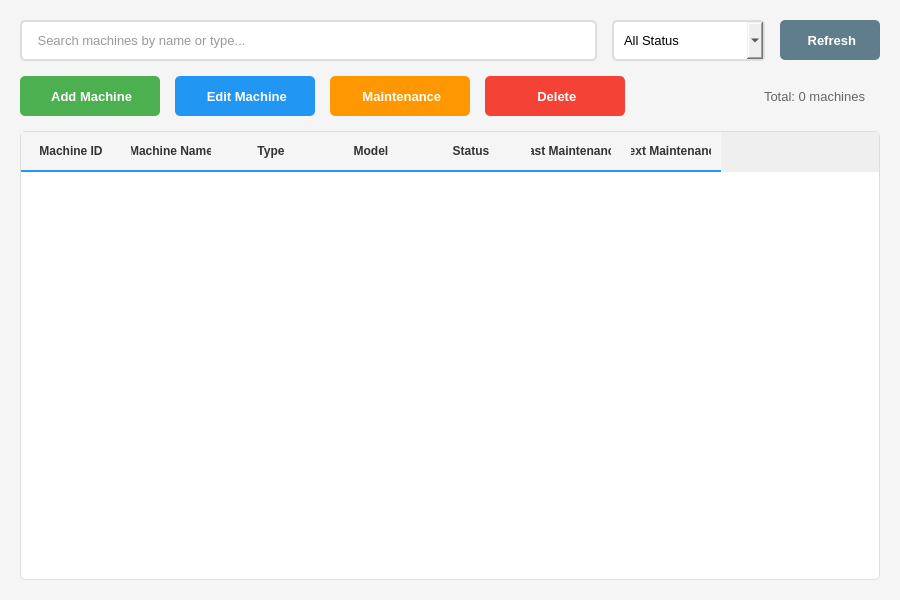
<?xml version="1.0" encoding="UTF-8"?>
<ui version="4.0">
 <class>MachinesWidget</class>
 <widget class="QWidget" name="MachinesWidget">
  <property name="geometry">
   <rect>
    <x>0</x>
    <y>0</y>
    <width>900</width>
    <height>600</height>
   </rect>
  </property>
  <property name="windowTitle">
   <string>Machines</string>
  </property>
  <property name="styleSheet">
   <string notr="true">QWidget#MachinesWidget {
    background-color: #f5f5f5;
}

QPushButton#btnAddMachine, QPushButton#btnEditMachine, QPushButton#btnDeleteMachine, QPushButton#btnMaintenance, QPushButton#btnRefresh {
    padding: 10px 20px;
    border-radius: 5px;
    font-size: 13px;
    font-weight: bold;
}

QPushButton#btnAddMachine {
    background-color: #4CAF50;
    color: white;
    border: none;
}

QPushButton#btnEditMachine {
    background-color: #2196F3;
    color: white;
    border: none;
}

QPushButton#btnDeleteMachine {
    background-color: #f44336;
    color: white;
    border: none;
}

QPushButton#btnMaintenance {
    background-color: #FF9800;
    color: white;
    border: none;
}

QPushButton#btnRefresh {
    background-color: #607D8B;
    color: white;
    border: none;
}

QLineEdit#txtSearch {
    padding: 10px;
    border: 2px solid #ddd;
    border-radius: 5px;
    font-size: 13px;
    color: #333;
}

QComboBox#cmbFilterStatus {
    padding: 10px;
    border: 2px solid #ddd;
    border-radius: 5px;
    font-size: 13px;
}

QTableWidget {
    background-color: white;
    border: 1px solid #ddd;
    border-radius: 5px;
    gridline-color: #e0e0e0;
}

QTableWidget::item:selected {
    background-color: #e3f2fd;
    color: #000;
}

QHeaderView::section {
    background-color: #f5f5f5;
    padding: 10px;
    border: none;
    border-bottom: 2px solid #2196F3;
    font-weight: bold;
    color: #333;
}</string>
  </property>
  <layout class="QVBoxLayout" name="verticalLayout">
   <property name="spacing">
    <number>15</number>
   </property>
   <property name="leftMargin">
    <number>20</number>
   </property>
   <property name="topMargin">
    <number>20</number>
   </property>
   <property name="rightMargin">
    <number>20</number>
   </property>
   <property name="bottomMargin">
    <number>20</number>
   </property>
   <item>
    <layout class="QHBoxLayout" name="horizontalLayout">
     <item>
      <widget class="QLineEdit" name="txtSearch">
       <property name="placeholderText">
        <string> Search machines by name or type...</string>
       </property>
      </widget>
     </item>
     <item>
      <widget class="QComboBox" name="cmbFilterStatus">
       <property name="minimumSize">
        <size>
         <width>150</width>
         <height>40</height>
        </size>
       </property>
       <item>
        <property name="text">
         <string>All Status</string>
        </property>
       </item>
       <item>
        <property name="text">
         <string>Available</string>
        </property>
       </item>
       <item>
        <property name="text">
         <string>Running</string>
        </property>
       </item>
       <item>
        <property name="text">
         <string>Under Maintenance</string>
        </property>
       </item>
       <item>
        <property name="text">
         <string>Breakdown</string>
        </property>
       </item>
      </widget>
     </item>
     <item>
      <widget class="QPushButton" name="btnRefresh">
       <property name="minimumSize">
        <size>
         <width>100</width>
         <height>40</height>
        </size>
       </property>
       <property name="cursor">
        <cursorShape>PointingHandCursor</cursorShape>
       </property>
       <property name="text">
        <string> Refresh</string>
       </property>
      </widget>
     </item>
    </layout>
   </item>
   <item>
    <layout class="QHBoxLayout" name="horizontalLayout_2">
     <item>
      <widget class="QPushButton" name="btnAddMachine">
       <property name="minimumSize">
        <size>
         <width>140</width>
         <height>40</height>
        </size>
       </property>
       <property name="cursor">
        <cursorShape>PointingHandCursor</cursorShape>
       </property>
       <property name="text">
        <string> Add Machine</string>
       </property>
      </widget>
     </item>
     <item>
      <widget class="QPushButton" name="btnEditMachine">
       <property name="enabled">
        <bool>false</bool>
       </property>
       <property name="minimumSize">
        <size>
         <width>140</width>
         <height>40</height>
        </size>
       </property>
       <property name="cursor">
        <cursorShape>PointingHandCursor</cursorShape>
       </property>
       <property name="text">
        <string> Edit Machine</string>
       </property>
      </widget>
     </item>
     <item>
      <widget class="QPushButton" name="btnMaintenance">
       <property name="enabled">
        <bool>false</bool>
       </property>
       <property name="minimumSize">
        <size>
         <width>140</width>
         <height>40</height>
        </size>
       </property>
       <property name="cursor">
        <cursorShape>PointingHandCursor</cursorShape>
       </property>
       <property name="text">
        <string> Maintenance</string>
       </property>
      </widget>
     </item>
     <item>
      <widget class="QPushButton" name="btnDeleteMachine">
       <property name="enabled">
        <bool>false</bool>
       </property>
       <property name="minimumSize">
        <size>
         <width>140</width>
         <height>40</height>
        </size>
       </property>
       <property name="cursor">
        <cursorShape>PointingHandCursor</cursorShape>
       </property>
       <property name="text">
        <string> Delete</string>
       </property>
      </widget>
     </item>
     <item>
      <spacer name="horizontalSpacer">
       <property name="orientation">
        <enum>Qt::Horizontal</enum>
       </property>
       <property name="sizeHint" stdset="0">
        <size>
         <width>40</width>
         <height>20</height>
        </size>
       </property>
      </spacer>
     </item>
     <item>
      <widget class="QLabel" name="lblTotalMachines">
       <property name="text">
        <string>Total: 0 machines</string>
       </property>
       <property name="styleSheet">
        <string notr="true">font-size: 13px; color: #666; padding: 10px;</string>
       </property>
      </widget>
     </item>
    </layout>
   </item>
   <item>
    <widget class="QTableWidget" name="tableMachines">
     <property name="editTriggers">
      <set>QAbstractItemView::NoEditTriggers</set>
     </property>
     <property name="alternatingRowColors">
      <bool>true</bool>
     </property>
     <property name="selectionMode">
      <enum>QAbstractItemView::SingleSelection</enum>
     </property>
     <property name="selectionBehavior">
      <enum>QAbstractItemView::SelectRows</enum>
     </property>
     <property name="sortingEnabled">
      <bool>true</bool>
     </property>
     <column>
      <property name="text">
       <string>Machine ID</string>
      </property>
     </column>
     <column>
      <property name="text">
       <string>Machine Name</string>
      </property>
     </column>
     <column>
      <property name="text">
       <string>Type</string>
      </property>
     </column>
     <column>
      <property name="text">
       <string>Model</string>
      </property>
     </column>
     <column>
      <property name="text">
       <string>Status</string>
      </property>
     </column>
     <column>
      <property name="text">
       <string>Last Maintenance</string>
      </property>
     </column>
     <column>
      <property name="text">
       <string>Next Maintenance</string>
      </property>
     </column>
    </widget>
   </item>
  </layout>
 </widget>
 <resources/>
 <connections/>
</ui>
